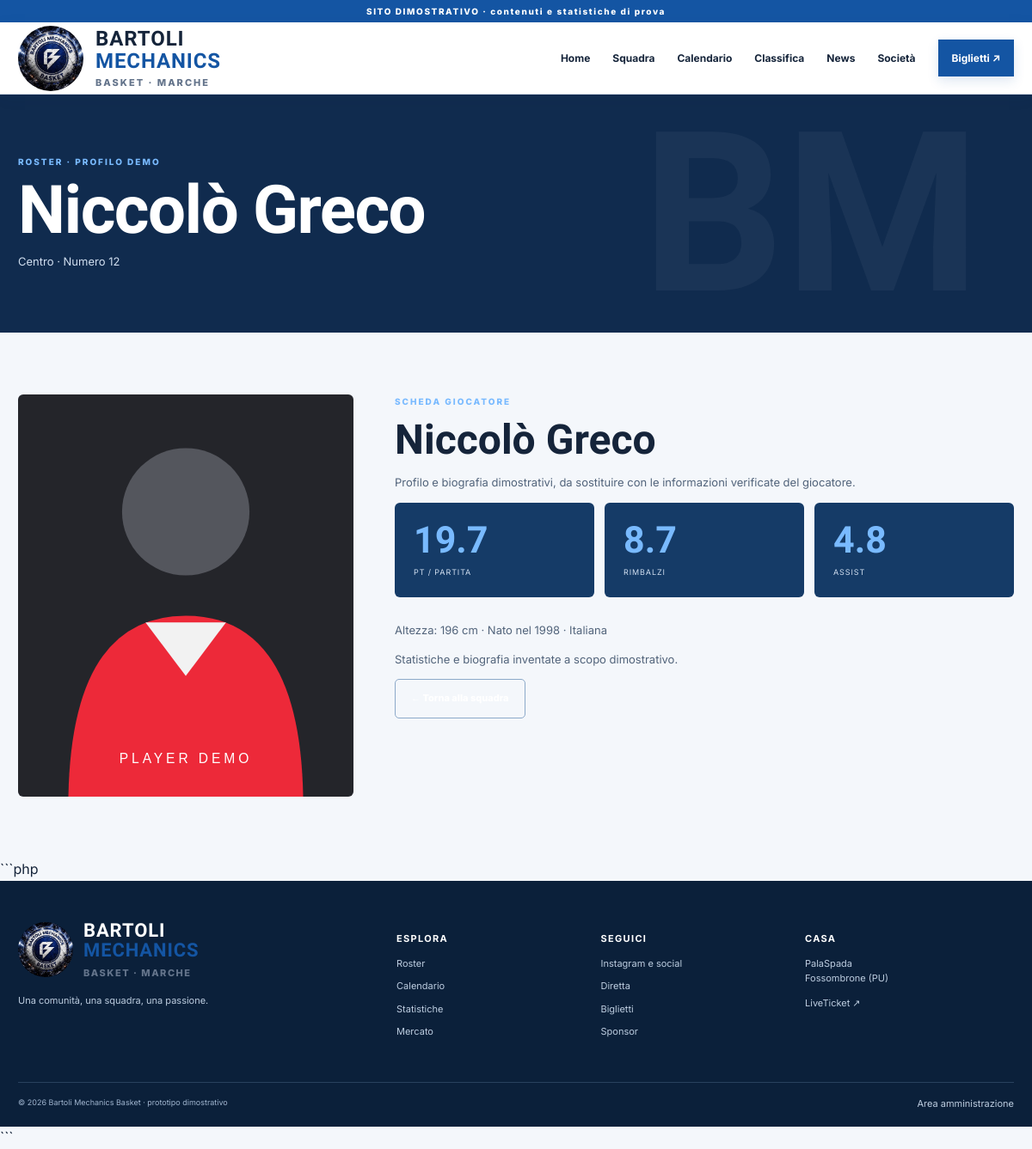
The app's page /giocatore.php?id=10 with its own data.
### tables this page shows
CREATE TABLE IF NOT EXISTS players (id INT UNSIGNED AUTO_INCREMENT PRIMARY KEY, name VARCHAR(120) NOT NULL, jersey_number TINYINT UNSIGNED NOT NULL DEFAULT 0, position ENUM('Playmaker','Guardia','Ala piccola','Ala grande','Centro') NOT NULL DEFAULT 'Guardia', height_cm SMALLINT UNSIGNED DEFAULT NULL, birth_year SMALLINT UNSIGNED DEFAULT NULL, nationality VARCHAR(80) DEFAULT 'Italiana', bio TEXT, points_avg DECIMAL(4,1) NOT NULL DEFAULT 0, rebounds_avg DECIMAL(4,1) NOT NULL DEFAULT 0, assists_avg DECIMAL(4,1) NOT NULL DEFAULT 0, fg_pct DECIMAL(5,2) NOT NULL DEFAULT 0, three_pct DECIMAL(5,2) NOT NULL DEFAULT 0, ft_pct DECIMAL(5,2) NOT NULL DEFAULT 0, image_url VARCHAR(500) NULL, is_demo TINYINT(1) NOT NULL DEFAULT 1, created_at TIMESTAMP DEFAULT CURRENT_TIMESTAMP, updated_at TIMESTAMP DEFAULT CURRENT_TIMESTAMP ON UPDATE CURRENT_TIMESTAMP);

### app/controllers/page.php (called while the page is built)
<?php
$view=__DIR__.'/../views/'.$page.'.php'; if(!is_file($view)){http_response_code(404);$title='Pagina non trovata';require __DIR__.'/../views/404.php';exit;} require $view;

### public/giocatore.php (called while the page is built)
<?php require __DIR__.'/../app/bootstrap.php'; $page='giocatore'; $title='Giocatore'; require __DIR__.'/../app/controllers/page.php'; ?>

### app/bootstrap.php (called while the page is built, shortened)
<?php
function e($v): string
{
    return htmlspecialchars(
        (string) $v,
        ENT_QUOTES | ENT_SUBSTITUTE,
        'UTF-8'
    );
}

### app/views/giocatore.php (the view)
<?php $id=(int)($_GET['id']??0);$st=$db->prepare('SELECT * FROM players WHERE id=?');$st->execute([$id]);$p=$st->fetch();if(!$p){http_response_code(404);$title='Giocatore non trovato';require __DIR__.'/404.php';exit;}require __DIR__.'/partials/header.php'; ?><section class="page-hero"><div class="wrap"><span class="eyebrow">ROSTER · PROFILO DEMO</span><h1><?= e($p['name']) ?></h1><p><?= e($p['position']) ?> · Numero <?= (int)$p['jersey_number'] ?></p></div></section><section class="wrap section profile-layout"><img class="profile-image" src="<?= e($p['image_url']?:'assets/images/player.svg') ?>" alt="Avatar demo"><div><span class="eyebrow">SCHEDA GIOCATORE</span><h2><?= e($p['name']) ?></h2><p><?= e($p['bio']) ?></p><div class="stat-grid"><div><b><?= number_format($p['points_avg'],1) ?></b><small>PT / PARTITA</small></div><div><b><?= number_format($p['rebounds_avg'],1) ?></b><small>RIMBALZI</small></div><div><b><?= number_format($p['assists_avg'],1) ?></b><small>ASSIST</small></div></div><p>Altezza: <?= e($p['height_cm']) ?> cm · Nato nel <?= e($p['birth_year']) ?> · <?= e($p['nationality']) ?></p><p class="fine-print">Statistiche e biografia inventate a scopo dimostrativo.</p><a class="btn btn-ghost" href="squadra.php">← Torna alla squadra</a></div></section><?php require __DIR__.'/partials/footer.php'; ?>

### public/assets/css/style.css (style rules this page uses)
:root { --bg:#101114;--panel:#191a1f;--panel2:#222329;--red:#ed2939;--red2:#ff4654;--text:#f5f5f6;--muted:#a4a5ad;--line:#34353c;--white:#fff;--max:1180px }
* { box-sizing:border-box }
html { scroll-behavior:smooth }
body { margin:0;background:#f5f5f4;color:#16171a;font-family:Inter,Arial,sans-serif;line-height:1.6 }
a { color:inherit;text-decoration:none }
img { max-width:100%;display:block }
.wrap { width:min(var(--max),calc(100% - 42px));margin-inline:auto }
.eyebrow { font-size:10px;letter-spacing:.2em;font-weight:800;color:var(--red);display:block }
.hero h1,.page-hero h1 { font-family:'Barlow Condensed',sans-serif;font-size:clamp(58px,9vw,112px);font-weight:800;line-height:.84;letter-spacing:-.02em;margin:23px 0 }
.btn { display:inline-flex;align-items:center;justify-content:center;gap:18px;padding:13px 18px;font-size:11px;font-weight:800;border:1px solid transparent;cursor:pointer;transition:transform .2s,background .2s }
.btn-ghost { border-color:#666871;color:inherit;background:transparent }
.section { padding-top:72px;padding-bottom:72px }
.fine-print { font-size:10px;color:#92939a;margin-top:12px }
.page-hero { background:#15161a;color:white;padding:70px 0 60px;position:relative;overflow:hidden }
.page-hero:after { content:'BM';position:absolute;right:5%;bottom:-70px;font-family:'Barlow Condensed';font-size:260px;font-weight:800;color:#ffffff07;pointer-events:none }
.page-hero h1 { font-size:clamp(48px,7vw,78px);margin:16px 0 }
.page-hero p { color:#b8b9c0;max-width:650px;font-size:13px }
.stat-grid { display:grid;grid-template-columns:repeat(3,1fr);gap:12px;margin-bottom:28px }
.stat-grid>div { background:#191a1e;color:white;padding:22px }
.stat-grid b { display:block;font-family:'Barlow Condensed';font-size:43px;color:var(--red);line-height:1 }
.stat-grid small { display:block;font-size:9px;letter-spacing:.1em;margin-top:9px;color:#b9bac0 }
.profile-layout { display:grid;grid-template-columns:minmax(240px,390px) 1fr;gap:48px;align-items:start }
.profile-image { width:100%;max-height:520px;object-fit:cover;background:#ddd }
.profile-layout h2,.story-layout h2,.ticket-layout h2 { font-family:'Barlow Condensed';font-size:48px;line-height:1.05;margin:12px 0 }
.profile-layout p,.story-layout p,.ticket-layout p { font-size:13px;color:#62636b }
:root { --bg: #f4f7fb; --panel: #ffffff; --panel2: #eaf1fa; --red: #1455a3; --red2: #2478d4; --text: #15243a; --muted: #64748b; --line: #d9e3ef; --white: #ffffff; --max: 1180px; }
body { background: #f4f7fb; color: #15243a; }
.eyebrow { color: #79baff; }
.btn-ghost { border-color: #8ca9c9; color: #fff; }
.btn { border-radius: 5px; }
.dark-section, .spotlight, .page-hero { background: #102b4e; color: #fff; }
.spotlight p, .page-hero p { color: #d0deef; }
.page-hero::after { color: rgba(255, 255, 255, 0.045); }
.fine-print { color: #64748b; }
.stat-grid > div { background: #153b67; border-radius: 6px; }
.stat-grid b { color: #79baff; }
.stat-grid small { color: #d0deef; }
.profile-image, .article-cover { background: #e5edf7; border-radius: 6px; }
.profile-layout p, .story-layout p, .ticket-layout p { color: #52647b; }

### records on screen
players: name "Niccolò Greco", position "Centro", jersey_number "12", image_url (picture), bio "Profilo e biografia dimostrativi, da sostituire con le informazioni verificate del giocatore.", points_avg "19.7", rebounds_avg "8.7", assists_avg "4.8", height_cm "196", birth_year "1998", nationality "Italiana"
